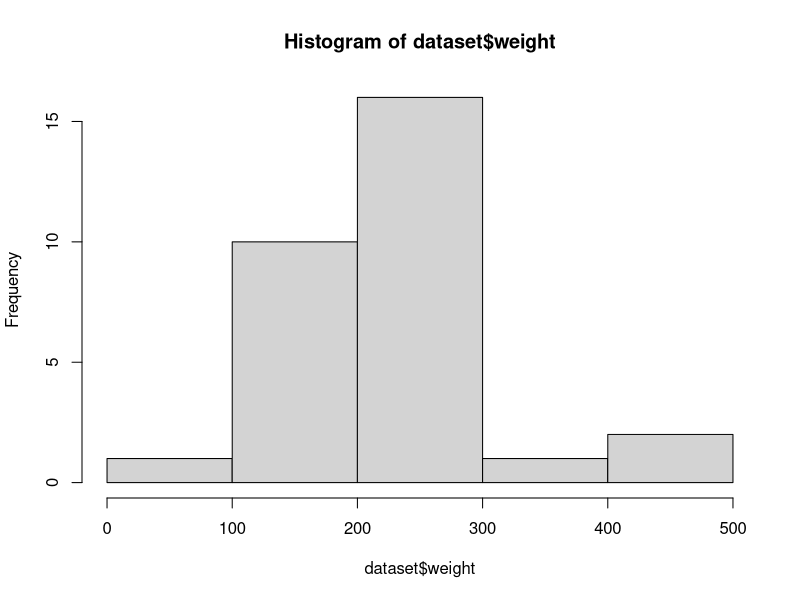
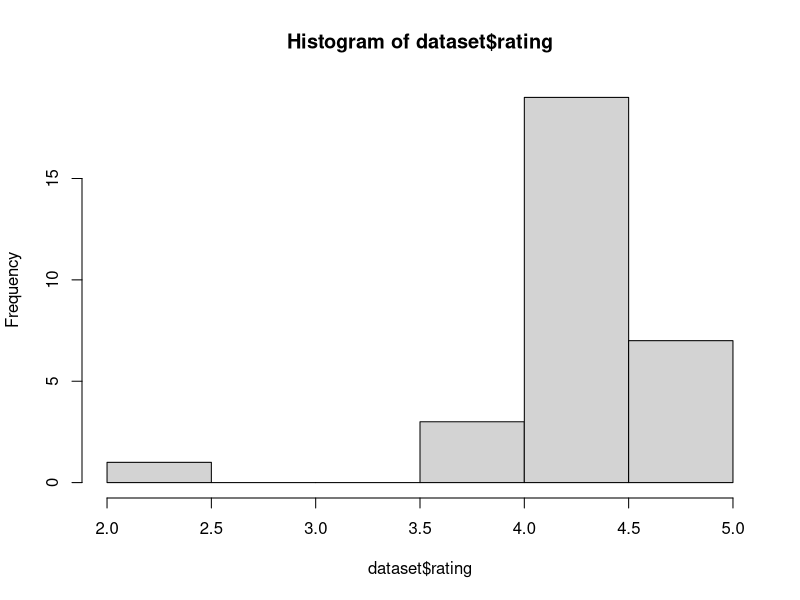

Reproduce these figures in R, in order. (Note: this script raises an error after producing the figures.)
dataset <- read.csv("celulares.csv", header = TRUE)

dataset <- data.frame(dataset)
View(dataset)

#Peso
dataset$weight = as.character(dataset$weight)
dataset$weight = gsub(" g", "", dataset$weight)
dataset$weight = gsub("-1",NA,dataset$weight)
dataset$weight = as.numeric(dataset$weight)
dataset$weight
class(dataset$weight)
promedio = mean(dataset$weight, na.rm = TRUE)
dataset$weight[is.na(dataset$weight)] = promedio
dataset$weight
hist(dataset$weight)

#Rating
dataset$rating = as.character(dataset$rating)
dataset$rating = gsub(" de 5", "", dataset$rating)
dataset$rating = gsub("-1",NA,dataset$rating)
dataset$rating = as.numeric(dataset$rating)
dataset$rating
class(dataset$rating)
promedio = mean(dataset$rating, na.rm = TRUE)
dataset$rating[is.na(dataset$rating)] = promedio
dataset$rating
hist(dataset$rating)

# Title
dataset$title
dataset$title = as.character(dataset$title)
dataset$title = trimws(x= dataset$title)
dataset$title = gsub("\n", "", dataset$title)
dataset$title = gsub("\t", "", dataset$title)

# Details
dataset$details
dataset$details = as.character(dataset$details)
dataset$details = trimws(x= dataset$details)
dataset$details = gsub("\n", "", dataset$details)
dataset$details = gsub("\t", "", dataset$details)

# Edition
dataset$edition
dataset$edition = as.character(dataset$edition)
dataset$edition = trimws(x= dataset$edition)
dataset$edition = gsub("\n", "", dataset$edition)
dataset$edition = gsub("\t", "", dataset$edition)

# Color
dataset$color
dataset$color = as.character(dataset$color)
dataset$color = trimws(x= dataset$color)
dataset$color = gsub("\n", "", dataset$color)
dataset$color = gsub("\t", "", dataset$color)

# Seller
dataset$seller
dataset$seller = as.character(dataset$seller)
dataset$seller = trimws(x= dataset$seller)
dataset$seller = gsub("\n", "", dataset$seller)
dataset$seller = gsub("\t", "", dataset$seller)

# Price
dataset$price
dataset$price = as.character(dataset$price)
dataset$price = trimws(x= dataset$price)
dataset$price = gsub("\n", "", dataset$price)
dataset$price = gsub("\t", "", dataset$price)
dataset$price = gsub(",", "", dataset$price)
dataset$price = gsub("[][!#$%()*,:;<=>@^_`|~{}]", "", dataset$price)
dataset$price = as.numeric(dataset$price)
class(dataset$weight)
promedio = mean(dataset$price, na.rm = TRUE)
dataset$price[is.na(dataset$price)] = promedio
dataset$price
hist(dataset$price)

# Shipping
dataset$shipping
dataset$shipping = as.character(dataset$shipping)
dataset$shipping = trimws(x= dataset$shipping)
dataset$shipping = gsub("\n", "", dataset$shipping)
dataset$shipping = gsub("\t", "", dataset$shipping)

# Reviews
dataset$reviews
dataset$reviews = as.character(dataset$reviews)
dataset$reviews = trimws(x= dataset$reviews)
dataset$reviews = gsub(" calificaciones", "", dataset$reviews)
dataset$reviews = gsub(",", "", dataset$reviews)
dataset$reviews = as.numeric(dataset$reviews)
promedio = mean(dataset$reviews, na.rm = TRUE)
dataset$reviews[is.na(dataset$reviews)] = promedio
hist(dataset$reviews)

# Questions
dataset$questions
dataset$questions = as.character(dataset$questions)
dataset$questions = trimws(x= dataset$questions)
dataset$questions = gsub(" preguntas respondidas", "", dataset$questions)
dataset$questions = gsub(",", "", dataset$questions)
dataset$questions = as.numeric(dataset$questions)
promedio = mean(dataset$questions, na.rm = TRUE)
dataset$questions[is.na(dataset$questions)] = promedio
hist(dataset$questions)

# Colort
dataset$colort
dataset$colort = as.character(dataset$colort)
dataset$colort = trimws(x= dataset$colort)
dataset$colort = gsub("\n", "", dataset$colort)
dataset$colort = gsub("\t", "", dataset$colort)

# Dimensiones
library(stringr)
dataset$dim = as.character(dataset$dim)
dataset$dim = gsub("cm","",dataset$dim)
dataset$dim = trimws(x= dataset$dim)
dimen = str_split_fixed(dataset$dim,"x",3)
colnames(dimen) = c("Alto","Ancho","Profundidad")
dimen = as.data.frame(dimen)
dataset_limpio = cbind(dataset,dimen)
View(dataset_limpio)
dataset_limpio = dataset_limpio[,-1]
dataset_limpio = dataset_limpio[,-15]

colnames(dataset_limpio[,-15])


write.csv(dataset_limpio, "celulares_limpio.csv")
